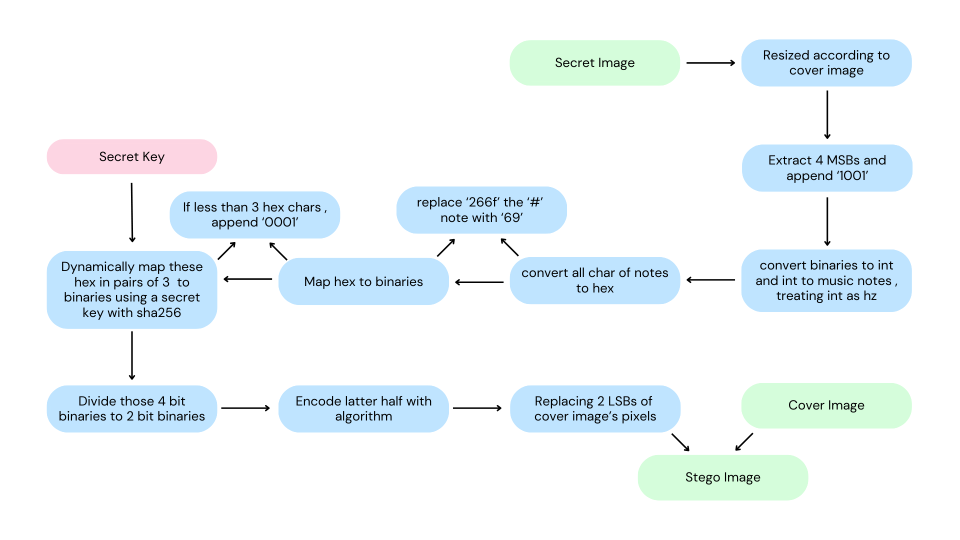
#> input picture Algorithm/Workflow/embed.png, 1920 x 1080 px (shown at 1/2 size)
$ python -i main.py   (imports and definitions only)
#> lines starting #> are read from the running program, lines starting #| are printed output that depends on the picture
from skimage.metrics import structural_similarity
import sys
import os
import argparse
import time
import numpy as np
import hashlib
import struct
import zlib
import math
from typing import Union
from PIL import Image
from scipy.ndimage import sobel
from cryptography.hazmat.primitives.ciphers.aead import AESGCM
from cryptography.hazmat.primitives.kdf.hkdf import HKDF
from cryptography.hazmat.primitives import hashes
SALT_LEN = 16
NONCE_LEN = 12
KEY_LEN = 32
FEATURE_HASH_LEN = 32

def derive_key(master_secret: bytes, salt: bytes, info: bytes=b'stego-v2-payload') -> bytes:
    hkdf = HKDF(algorithm=hashes.SHA256(), length=KEY_LEN, salt=salt, info=info)
    return hkdf.derive(master_secret)

# [12 lines left out: functions encrypt_payload, decrypt_payload, not called in this run]
_V2_FIXED_FMT = '>B16s12sIHH32sBHHI'
_V2_FIXED_LEN = struct.calcsize(_V2_FIXED_FMT)

# [18 lines left out: functions pack_header_v2, unpack_header, not called in this run]

V2_FIXED_LEN = _V2_FIXED_LEN
BITS_PER_PIXEL = 2
MODULUS = 1 << BITS_PER_PIXEL
PAYLOAD_BPP_LOW = 1
PAYLOAD_BPP_HIGH = 2
PAYLOAD_BPP_SKIP = 0
DEFAULT_BPP_TIERS = [(0.80, PAYLOAD_BPP_HIGH), (0.95, PAYLOAD_BPP_LOW), (1.0, PAYLOAD_BPP_SKIP)]

# [8 lines left out: function parse_bpp_tiers, not called in this run]

def _seed_from_key(key: bytes, tag: bytes) -> int:
    digest = hashlib.sha256(tag + key).digest()
    return int.from_bytes(digest[:8], 'big')

# [33 lines left out: functions pixel_order, lsb_match_encode, not called in this run]

def lsb_match_decode(pixel_values: np.ndarray, modulus: Union[int, np.ndarray]=MODULUS) -> np.ndarray:
    modulus = np.asarray(modulus, dtype=np.int16)
    return (pixel_values.astype(np.int16) % modulus).astype(np.uint8)

# [15 lines left out: functions bytes_to_2bit_chunks, chunks_to_bytes, not called in this run]

def bytes_to_bitarray(data: bytes) -> np.ndarray:
    """Flat MSB-first bit array, one uint8 (0/1) per bit."""
    return np.unpackbits(np.frombuffer(data, dtype=np.uint8))

# [35 lines left out: functions pack_bits_to_symbols, unpack_symbols_to_bits, bitarray_to_bytes, not called in this run]
DEFAULT_BLOCK_SIZE = 8
HEADER_TAG = b'header-v2'
PAYLOAD_TAG = b'payload-v2'

# [14 lines left out: functions image_to_payload, payload_to_image, not called in this run]
_F_MIN_HZ = 65.41
_OCTAVE_SPAN = 5
_SEMITONE_SPAN = _OCTAVE_SPAN * 12

# [22 lines left out: function extract_block_features, not called in this run]

def _normalize(arr: np.ndarray) -> np.ndarray:
    lo, hi = (arr.min(), arr.max())
    if hi - lo < 1e-12:
        return np.full_like(arr, 0.5)
    return (arr - lo) / (hi - lo)

# [9 lines left out: function features_to_frequency_map, not called in this run]

def frequency_to_energy_map(frequency_map: np.ndarray) -> np.ndarray:
    return _normalize(frequency_map)

# [5 lines left out: function compute_musical_energy_map, not called in this run]

def compute_feature_hash(energy_map: np.ndarray) -> bytes:
    quantized = np.clip(energy_map * 255.0, 0, 255).astype(np.uint8)
    return hashlib.sha256(quantized.tobytes()).digest()
DEFAULT_WEIGHTS = {'texture': 0.35, 'entropy': 0.25, 'edge': 0.2, 'musical': 0.2}

def compute_distortion_cost(cover_analysis: dict, musical_energy_map: np.ndarray, weights: dict | None=None) -> np.ndarray:
    w = weights if weights is not None else DEFAULT_WEIGHTS
    texture = cover_analysis['texture_map']
    entropy = cover_analysis['entropy_map']
    edge = cover_analysis['edge_map']
    if musical_energy_map.shape != texture.shape:
        from scipy.ndimage import zoom
        target_shape = texture.shape
        zoom_factors = (target_shape[0] / musical_energy_map.shape[0], target_shape[1] / musical_energy_map.shape[1])
        musical = zoom(musical_energy_map, zoom_factors, order=1)
        musical = np.clip(musical, 0.0, 1.0)
    else:
        musical = musical_energy_map
    suitability = w['texture'] * texture + w['entropy'] * entropy + w['edge'] * edge + w['musical'] * musical
    cost = 1.0 - np.clip(suitability, 0.0, 1.0)
    return cost

def compute_actual_block_pixels(cover_shape: tuple, block_size: int, header_indices: np.ndarray | None=None) -> np.ndarray:
    h, w = cover_shape
    bh = max(1, (h + block_size - 1) // block_size)
    bw = max(1, (w + block_size - 1) // block_size)
    header_set = set(header_indices.tolist()) if header_indices is not None else set()
    actual = np.zeros((bh, bw), dtype=np.int64)
    for bi in range(bh):
        r0 = bi * block_size
        r1 = min(r0 + block_size, h)
        for bj in range(bw):
            c0 = bj * block_size
            c1 = min(c0 + block_size, w)
            block_pixels = (r1 - r0) * (c1 - c0)
            if header_set:
                header_in_block = 0
                for r in range(r0, r1):
                    for c in range(c0, c1):
                        if r * w + c in header_set:
                            header_in_block += 1
                block_pixels -= header_in_block
            actual[bi, bj] = max(0, block_pixels)
    return actual

# [42 lines left out: function compute_block_capacity, not called in this run]

def assign_block_bpp(cost_map: np.ndarray, tiers: list=None) -> np.ndarray:
    if tiers is None:
        tiers = DEFAULT_BPP_TIERS
    flat_cost = cost_map.flatten()
    n = flat_cost.size
    order = np.argsort(flat_cost)
    bpp_flat = np.zeros(n, dtype=np.uint8)
    prev_cut = 0
    for cum_frac, bpp in tiers:
        cut = max(prev_cut, min(int(round(cum_frac * n)), n))
        bpp_flat[order[prev_cut:cut]] = bpp
        prev_cut = cut
    if prev_cut < n and tiers:
        bpp_flat[order[prev_cut:]] = tiers[-1][1]
    return bpp_flat.reshape(cost_map.shape)

# [82 lines left out: functions generate_embedding_plan, plan_to_pixel_indices, serialize_plan, deserialize_plan, not called in this run]

def compute_texture_map(cover_array: np.ndarray, block_size: int=8) -> np.ndarray:
    h, w = cover_array.shape[:2]
    img = cover_array.astype(np.float64)
    bh = max(1, (h + block_size - 1) // block_size)
    bw = max(1, (w + block_size - 1) // block_size)
    texture = np.zeros((bh, bw), dtype=np.float64)
    for bi in range(bh):
        r0, r1 = (bi * block_size, min((bi + 1) * block_size, h))
        for bj in range(bw):
            c0, c1 = (bj * block_size, min((bj + 1) * block_size, w))
            texture[bi, bj] = img[r0:r1, c0:c1].var()
    return _normalize(texture)

def compute_entropy_map(cover_array: np.ndarray, block_size: int=8) -> np.ndarray:
    h, w = cover_array.shape[:2]
    bh = max(1, (h + block_size - 1) // block_size)
    bw = max(1, (w + block_size - 1) // block_size)
    entropy = np.zeros((bh, bw), dtype=np.float64)
    for bi in range(bh):
        r0, r1 = (bi * block_size, min((bi + 1) * block_size, h))
        for bj in range(bw):
            c0, c1 = (bj * block_size, min((bj + 1) * block_size, w))
            block = cover_array[r0:r1, c0:c1].flatten()
            counts = np.bincount(block, minlength=256).astype(np.float64)
            probs = counts / counts.sum()
            probs = probs[probs > 0]
            entropy[bi, bj] = -np.sum(probs * np.log2(probs))
    return _normalize(entropy)

def compute_edge_map(cover_array: np.ndarray, block_size: int=8) -> np.ndarray:
    h, w = cover_array.shape[:2]
    img = cover_array.astype(np.float64)
    bh = max(1, (h + block_size - 1) // block_size)
    bw = max(1, (w + block_size - 1) // block_size)
    gx = sobel(img, axis=1)
    gy = sobel(img, axis=0)
    grad_mag = np.sqrt(gx ** 2 + gy ** 2)
    edge = np.zeros((bh, bw), dtype=np.float64)
    for bi in range(bh):
        r0, r1 = (bi * block_size, min((bi + 1) * block_size, h))
        for bj in range(bw):
            c0, c1 = (bj * block_size, min((bj + 1) * block_size, w))
            edge[bi, bj] = grad_mag[r0:r1, c0:c1].mean()
    return _normalize(edge)

def analyze_cover(cover_array: np.ndarray, block_size: int=8) -> dict:
    texture = compute_texture_map(cover_array, block_size)
    entropy = compute_entropy_map(cover_array, block_size)
    edge = compute_edge_map(cover_array, block_size)
    bh, bw = texture.shape
    return {'texture_map': texture, 'entropy_map': entropy, 'edge_map': edge, 'block_size': block_size, 'block_grid_shape': (bh, bw)}
from scipy.stats import chisquare, ks_2samp

# [6 lines left out: function psnr_mse, not called in this run]

def ssim(img1: np.ndarray, img2: np.ndarray) -> float:
    return float(structural_similarity(img1, img2, data_range=255))

# [36 lines left out: functions bit_error_rate, image_ber, ncc, histogram_tests, not called in this run]

def true_capacity_bytes(cover_path: str, block_size: int=DEFAULT_BLOCK_SIZE, bpp_tiers: list=None, header_len: int=None) -> int:
#> called with cover_path = 'Algorithm/Workflow/embed.png', block_size = 8
    cover_img = Image.open(cover_path).convert('L')
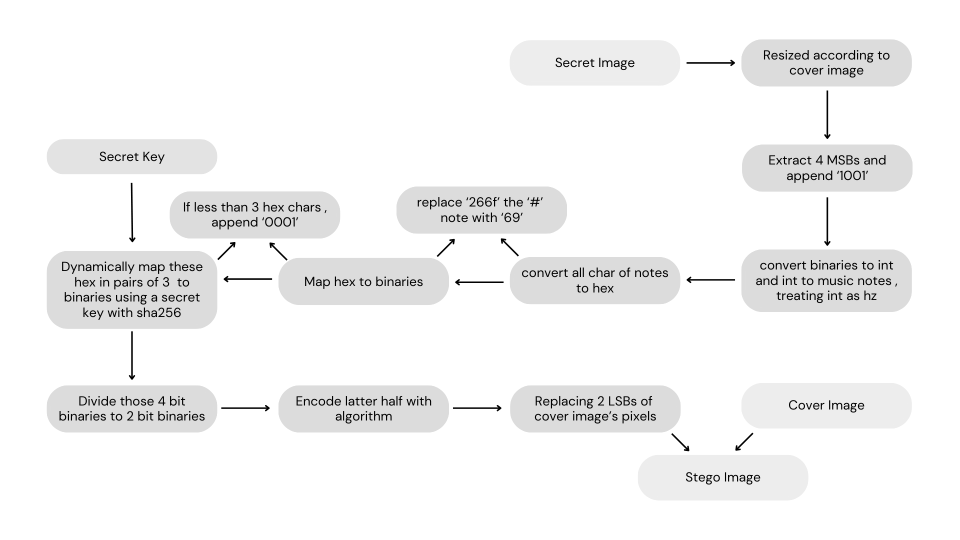
#> cover_img: PIL image 1920x1080 L (shown at 1/2 size); min 0, max 255, mean 244
    cover_arr = np.array(cover_img, dtype=np.uint8)
    cover_h, cover_w = cover_arr.shape
#> cover_h = 1080; cover_w = 1920
    ca = analyze_cover(cover_arr, block_size)
#> after the loop in compute_texture_map, `for bi in range(bh):`:
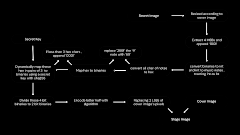
#> texture: shape (135, 240) float64; min 0, max 15240.2, mean 474.6; drawn with min black and max white
#> in _normalize, `lo, hi = (arr.min(), arr.max())`: lo = 0; hi = 15240.2
#> after the loop in compute_entropy_map, `for bi in range(bh):`:
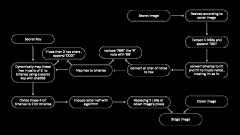
#> entropy: shape (135, 240) float64; min 0, max 4.38, mean 0.203; drawn with min black and max white
#> in compute_edge_map, `gx = sobel(img, axis=1)`:
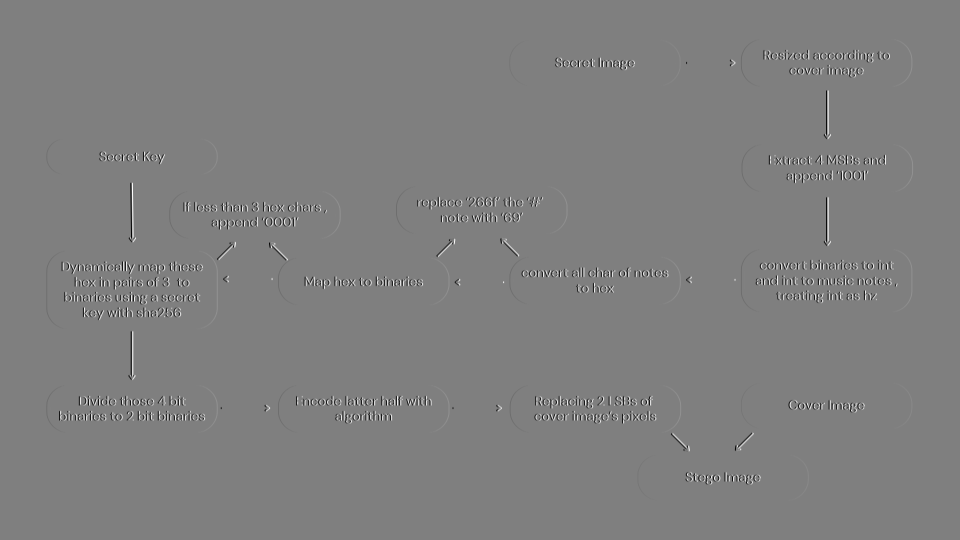
#> gx: shape (1080, 1920) float64 (shown at 1/2 size); min -1020, max 1020, mean 0; drawn with min black and max white
#> after the loop in compute_edge_map, `for bi in range(bh):`:
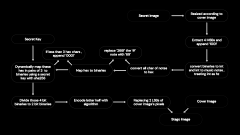
#> edge: shape (135, 240) float64; min 0, max 697.3, mean 25.4; drawn with min black and max white
#> ca = 5 items
    energy_bh = max(1, (cover_h + block_size - 1) // block_size)
#> energy_bh = 135
    energy_bw = max(1, (cover_w + block_size - 1) // block_size)
#> energy_bw = 240
    zero_energy = np.zeros((energy_bh, energy_bw))
    cost = compute_distortion_cost(ca, zero_energy)
#> in compute_distortion_cost, `musical = musical_energy_map`: musical: shape (135, 240) float64; every value is 0
#> in compute_distortion_cost, `cost = 1.0 - np.clip(suitability, 0.0, 1.0)`:
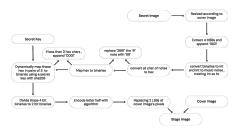
#> cost: shape (135, 240) float64; min 0.358, max 1, mean 0.97
    bpp_map = assign_block_bpp(cost, tiers=bpp_tiers)
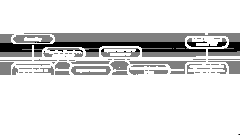
#> bpp_map: shape (135, 240); min 0, max 2, mean 1.75; drawn with min black and max white
    actual_pixels = compute_actual_block_pixels(cover_arr.shape, block_size, None)
    true_max_bits = int((actual_pixels * bpp_map).sum())
#> true_max_bits = 3628800
    if header_len is None:
        est_bh = max(1, (cover_h + block_size - 1) // block_size)
#> est_bh = 135
        est_bw = max(1, (cover_w + block_size - 1) // block_size)
#> est_bw = 240
        header_len = V2_FIXED_LEN + int(6 * est_bh * est_bw * 0.4)
#> header_len = 77838
    return max(0, (true_max_bits - header_len * 8) // 8)

# [7 lines left out: function capacity_bytes, not called in this run]
sys.path.insert(0, os.path.dirname(os.path.abspath(__file__)))

class EmbeddingPipeline:

    # [9 lines left out: function __init__, not called in this run]

    def _log(self, msg: str):
        if self.verbose:
            print(msg)

    # [192 lines left out: functions _step_header, run, not called in this run]

def embed_secret(cover_path: str, secret_path: str, master_secret: bytes, output_path: str, block_size: int=DEFAULT_BLOCK_SIZE, verbose: bool=True, bpp_tiers: list=None) -> dict:
    pipeline = EmbeddingPipeline(cover_path, secret_path, master_secret, output_path, block_size, verbose, bpp_tiers=bpp_tiers)
    return pipeline.run()

class ExtractionPipeline:

    # [18 lines left out: function __init__, not called in this run]

    def _log(self, msg: str):
        if self.verbose:
            print(msg)

    # [307 lines left out: functions _step_header, run, _load_stego_image, _read_header, _extract_v2, extract_secret and 6 more, not called in this run]
# [2 lines not run here, left out]

>>> result = true_capacity_bytes('Algorithm/Workflow/embed.png')
#> result = 375762
